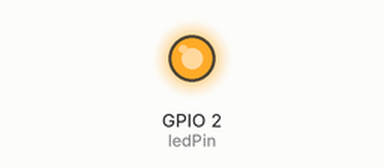
Recording of a sketch running on a simulated ESP32. On the bench: output pins drawn as LEDs (lit = HIGH).

Above: at 0.2 s.
At 13.2 s:
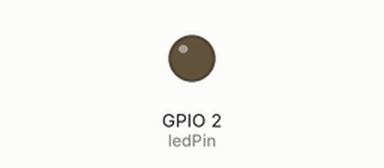
Timing chart, 0 to 19.5 s (numbered marks = the images above):
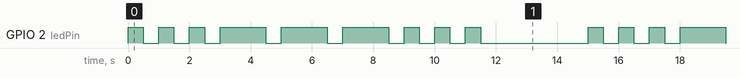

The sketch:

ex02.ino
```cpp
// 定义ESP32板载LED引脚（多数开发板为GPIO2，若不亮可改GPIO13/19）
const int ledPin = 2;

// 定义SOS时间参数（基于1Hz基础频率，500ms为1个单位）
const unsigned long shortFlashDuration = 500;   // 短闪点亮时长
const unsigned long longFlashDuration = 1500;    // 长闪点亮时长
const unsigned long gapDuration = 500;           // 闪与闪之间的熄灭间隔
const unsigned long sosPauseDuration = 3000;     // 一次SOS后的长停顿

// 计时变量（必须用unsigned long，避免溢出）
unsigned long previousMillis = 0;

// 状态机枚举：定义SOS执行的不同阶段
enum SOSState {
  SHORT_FLASH,    // 短闪阶段
  LONG_FLASH,     // 长闪阶段
  GAP,            // 闪后间隔阶段
  SOS_PAUSE       // 一次SOS后的长停顿阶段
};
SOSState currentState = SHORT_FLASH;  // 初始状态为短闪

// 计数变量：记录当前闪的次数
int flashCount = 0;          // 短闪/长闪的计数
int sosSequenceStep = 0;     // SOS序列步骤：0=3短闪 1=3长闪 2=3短闪

void setup() {
  pinMode(ledPin, OUTPUT);   // 初始化LED引脚为输出
  digitalWrite(ledPin, LOW); // 初始熄灭LED
}

void loop() {
  unsigned long currentMillis = millis(); // 读取当前系统毫秒数

  // 根据当前状态执行对应逻辑（非阻塞计时核心）
  switch (currentState) {
    // --------------- 短闪阶段 ---------------
    case SHORT_FLASH:
      if (currentMillis - previousMillis >= shortFlashDuration) {
        digitalWrite(ledPin, LOW);          // 熄灭LED
        previousMillis = currentMillis;     // 更新计时起点
        currentState = GAP;                 // 切换到间隔阶段
        flashCount++;                       // 短闪计数+1
      } else {
        digitalWrite(ledPin, HIGH);         // 点亮LED（短闪）
      }
      break;

    // --------------- 长闪阶段 ---------------
    case LONG_FLASH:
      if (currentMillis - previousMillis >= longFlashDuration) {
        digitalWrite(ledPin, LOW);          // 熄灭LED
        previousMillis = currentMillis;     // 更新计时起点
        currentState = GAP;                 // 切换到间隔阶段
        flashCount++;                       // 长闪计数+1
      } else {
        digitalWrite(ledPin, HIGH);         // 点亮LED（长闪）
      }
      break;

    // --------------- 闪后间隔阶段 ---------------
    case GAP:
      if (currentMillis - previousMillis >= gapDuration) {
        previousMillis = currentMillis;     // 更新计时起点
        // 判断当前序列步骤，切换到下一个阶段
        switch (sosSequenceStep) {
          case 0: // 正在执行3短闪
            if (flashCount >= 3) { // 3次短闪完成
              flashCount = 0;      // 重置计数
              sosSequenceStep = 1; // 切换到3长闪步骤
              currentState = LONG_FLASH;
            } else { // 继续短闪
              currentState = SHORT_FLASH;
            }
            break;
          case 1: // 正在执行3长闪
            if (flashCount >= 3) { // 3次长闪完成
              flashCount = 0;      // 重置计数
              sosSequenceStep = 2; // 切换到3短闪步骤
              currentState = SHORT_FLASH;
            } else { // 继续长闪
              currentState = LONG_FLASH;
            }
            break;
          case 2: // 正在执行最后3短闪
            if (flashCount >= 3) { // 整个SOS序列完成
              flashCount = 0;      // 重置计数
              sosSequenceStep = 0; // 重置序列步骤
              currentState = SOS_PAUSE; // 切换到长停顿阶段
            } else { // 继续短闪
              currentState = SHORT_FLASH;
            }
            break;
        }
      }
      break;

    // --------------- SOS序列后长停顿阶段 ---------------
    case SOS_PAUSE:
      if (currentMillis - previousMillis >= sosPauseDuration) {
        previousMillis = currentMillis;     // 更新计时起点
        currentState = SHORT_FLASH;         // 重新开始SOS序列
      } else {
        digitalWrite(ledPin, LOW);          // 保持LED熄灭
      }
      break;
  }

  // 这里可以添加其他代码（如串口打印、传感器读取），不会被阻塞
  // Serial.println(currentMillis); // 可选：打印当前毫秒数调试
}
```

Measured:
- by itself, GPIO 2 (ledPin): repeats every 15.0 s: 2 × (LOW 0.50 s, HIGH 0.50 s), 3 × (LOW 0.50 s, HIGH 1.5 s), 3 × (LOW 0.50 s, HIGH 0.50 s), LOW 3.5 s, HIGH 0.50 s
- by itself, everything shown: repeats every 15.0 s, in 18 steps
